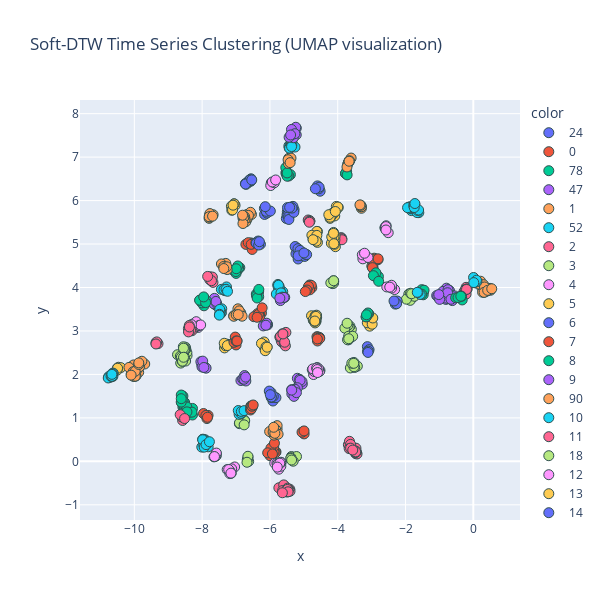

Notebook source saved alongside this figure:
### Code cell
mask = labels != -1

fig = px.scatter(
    x=X_embedded[mask, 0],
    y=X_embedded[mask, 1],
    color=labels[mask].astype(str),
    hover_name=[unified.index[i] for i in np.where(mask)[0]],
    title="Soft-DTW Time Series Clustering (UMAP visualization)",
    width=600,
    height=600
)
fig.update_traces(marker=dict(size=10, line=dict(width=1, color='DarkSlateGrey')))
fig.show()
